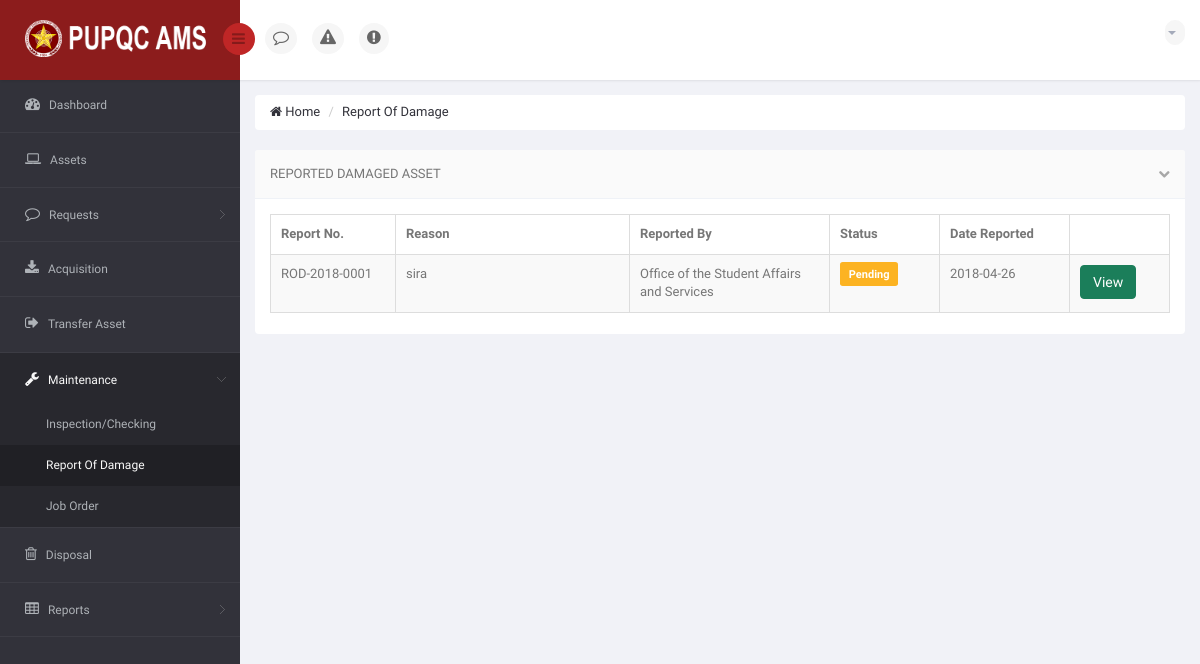
Page /DIR/PropertyOfficer/POMaintenanceReport.php (signed in) on the earlier database version.
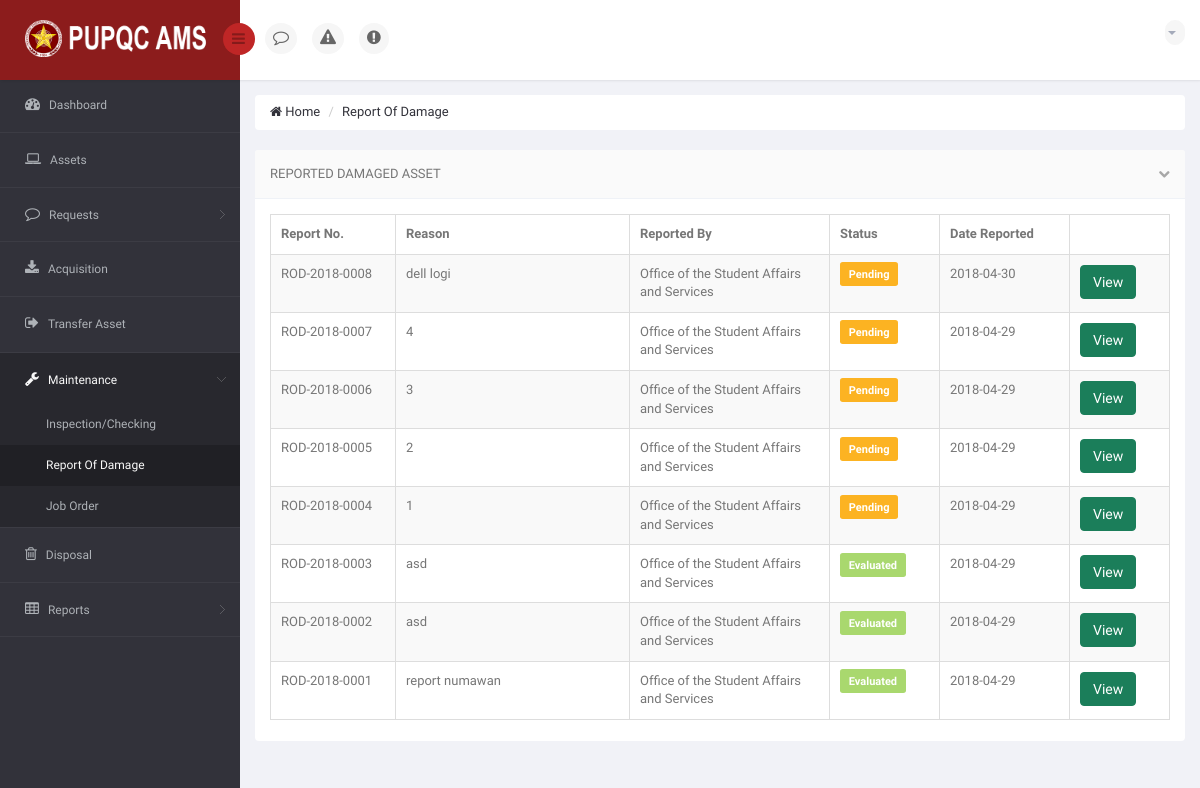
Same page on the later database version.
### tables this page shows
CREATE TABLE `ams_t_report_of_damage` (
  `ROD_ID` int(11) NOT NULL,
  `ROD_NO` varchar(15) NOT NULL,
  `ROD_REASON` varchar(350) NOT NULL,
  `ROD_DATE` date NOT NULL,
  `ROD_STATUS` varchar(25) NOT NULL DEFAULT 'Pending',
  `ROD_VIEW_BY_PO` int(11) NOT NULL DEFAULT '0',
  `ROD_VIEW_BY_USER` int(11) NOT NULL DEFAULT '0',
  `ROD_VIEW_CLICKED` int(11) NOT NULL DEFAULT '0',
  `ROD_VIEW_BY_USER_EVAL` int(11) NOT NULL DEFAULT '0',
  `ROD_REMARKS` varchar(350) DEFAULT NULL
);

### DIR/PropertyOfficer/POMaintenanceReport.php (the view, shortened to what the changed rows need)
<!DOCTYPE html>
<html lang="en">
<head>
    <link href="../../bs3/css/bootstrap.min.css" rel="stylesheet">
    <link href="../../css/bootstrap-reset.css" rel="stylesheet">
    <link href="../../font-awesome/css/font-awesome.css" rel="stylesheet" />
    <link href="../../js/advanced-datatable/css/demo_page.css" rel="stylesheet" />
    <link href="../../js/advanced-datatable/css/demo_table.css" rel="stylesheet" />
    <link rel="stylesheet" href="../../js/data-tables/DT_bootstrap.css" />
    <link href="../../css/style.css" rel="stylesheet">
    <link href="../../css/style-responsive.css" rel="stylesheet" />
    <link href="../../js/iCheck/skins/minimal/minimal.css" rel="stylesheet">
    <link href="../../js/iCheck/skins/minimal/red.css" rel="stylesheet">
    <link href="../../js/iCheck/skins/minimal/green.css" rel="stylesheet">
    <link href="../../js/iCheck/skins/minimal/blue.css" rel="stylesheet">
    <link href="../../js/iCheck/skins/minimal/yellow.css" rel="stylesheet">
    <link href="../../js/iCheck/skins/minimal/purple.css" rel="stylesheet">
    <link href="../../js/iCheck/skins/square/square.css" rel="stylesheet">
    <link href="../../js/iCheck/skins/square/red.css" rel="stylesheet">
    <link href="../../js/iCheck/skins/square/green.css" rel="stylesheet">
    <link href="../../js/iCheck/skins/square/blue.css" rel="stylesheet">
    <link href="../../js/iCheck/skins/square/yellow.css" rel="stylesheet">
    <link href="../../js/iCheck/skins/square/purple.css" rel="stylesheet">
    <link href="../../js/iCheck/skins/flat/grey.css" rel="stylesheet">
    <link href="../../js/iCheck/skins/flat/red.css" rel="stylesheet">
    <link href="../../js/iCheck/skins/flat/green.css" rel="stylesheet">
    <link href="../../js/iCheck/skins/flat/blue.css" rel="stylesheet">
    <link href="../../js/iCheck/skins/flat/yellow.css" rel="stylesheet">
    <link href="../../js/iCheck/skins/flat/purple.css" rel="stylesheet">
    <link rel="stylesheet" type="text/css" href="../../js/select2/select2.css" />
    <link rel="stylesheet" type="text/css" href="../../js/bootstrap-daterangepicker/daterangepicker-bs3.css" />
    <link rel="stylesheet" type="text/css" href="../../js/bootstrap-datetimepicker/css/datetimepicker.css" />
    <link rel="stylesheet" type="text/css" href="../../js/bootstrap-datepicker/css/datepicker.css" />
    <link href="../../js/plugins/sweetalert/sweetalert.css" type="text/css" rel="stylesheet" media="screen,projection">
</head>
<body>
<section id="container" >
                <?php
                    include('../Connection/db.php');
                  ?>
    <section id="main-content">
        <section class="wrapper">
            <div class="row">
                <div class="col-sm-12">
                    <section class="panel">
                        <div class="panel-body">
                            <div class="adv-table">
                                <table  class="display table table-bordered table-striped" id="dynamic-table">
                                    <thead>
                                        <tr>
                                            <th style="width: 125px;">Report No.</th>
                                            <th style="">Reason</th>
                                            <th style="width: 200px;">Reported By</th>
                                            <th style="width: 110px;">Status</th>
                                            <th style="width: 130px;">Date Reported</th>
                                            <th style="width: 100px;"></th>
                                        </tr>
                                    </thead>
                                    <tbody>
                                        <?php
                                            $sql = "SELECT ROD.ROD_ID, ROD.ROD_NO, ROD.ROD_REASON, ROD.ROD_STATUS, O.O_NAME, ROD.ROD_DATE, RODS.RODS_CANCEL_DATE FROM `ams_t_report_of_damage` AS ROD INNER JOIN `ams_t_report_of_damage_sub` AS RODS ON RODS.ROD_ID = ROD.ROD_ID INNER JOIN `ams_t_par_sub` AS PARS ON RODS.A_ID = PARS.A_ID INNER JOIN `ams_r_employee_profile` AS EP ON PARS.EP_ID = EP.EP_ID INNER JOIN `ams_r_office` AS O ON EP.O_ID = O.O_ID GROUP BY ROD.ROD_ID ORDER BY ROD.ROD_DATE DESC, ROD.ROD_ID DESC";
                                            $result = mysqli_query($connection, $sql) or die("Bad Query: $sql");
                                            while($row = mysqli_fetch_assoc($result))
                                            {
                                                $rodid = $row['ROD_ID'];
                                                $rodno = $row['ROD_NO'];
                                                $rodreason = $row['ROD_REASON'];
                                                $rodreportby = $row['O_NAME'];
                                                $rodstatus = $row['ROD_STATUS'];
                                                $roddate = $row['ROD_DATE'];
                                        ?>
                                        <tr class="gradeX">
                                            <td> <?php echo $rodno; ?> </td>
                                            <td> <?php echo $rodreason; ?> </td>
                                            <td> <?php echo $rodreportby; ?> </td>
                                            <?php
                                                if ($rodstatus == 'Pending')
                                                {
                                            ?>
                                            <td> <p class="label label-warning label-mini" style="font-size: 11px;"> <?php echo $rodstatus; ?> </p> </td>
                                            <?php
                                                }
                                                elseif ($rodstatus == 'Evaluated')
                                                {
                                            ?>
                                            <td> <p class="label label-success label-mini" style="font-size: 11px;"> <?php echo $rodstatus; ?> </p> </td>
                                            <?php
                                                }
                                            ?>
                                            <td> <?php echo $roddate; ?> </td>
                                            <td>
                                                <a href="POViewReportedDamage.php?passedrodid=<?php echo $rodid; ?>" class="btn btn-success">View</a>
                                            </td>
                                        </tr>
                                        <?php
                                            }
                                        ?>
                                    </tbody>
                                </table>
                            </div>
                        </div>
                    </section>
                </div>
            </div>
        </section>
    </section>
</section>
</body>
</html>

Differences in the rows shown:
added ams_t_report_of_damage: ROD_NO "ROD-2018-0008", ROD_REASON "dell logi", rodreportby "Office of the Student Affairs and Services", ROD_STATUS "Pending", ROD_DATE "2018-04-30"
added ams_t_report_of_damage: ROD_NO "ROD-2018-0007", ROD_REASON "4", rodreportby "Office of the Student Affairs and Services", ROD_STATUS "Pending", ROD_DATE "2018-04-29"
added ams_t_report_of_damage: ROD_NO "ROD-2018-0006", ROD_REASON "3", rodreportby "Office of the Student Affairs and Services", ROD_STATUS "Pending", ROD_DATE "2018-04-29"
added ams_t_report_of_damage: ROD_NO "ROD-2018-0005", ROD_REASON "2", rodreportby "Office of the Student Affairs and Services", ROD_STATUS "Pending", ROD_DATE "2018-04-29"
added ams_t_report_of_damage: ROD_NO "ROD-2018-0004", ROD_REASON "1", rodreportby "Office of the Student Affairs and Services", ROD_STATUS "Pending", ROD_DATE "2018-04-29"
added ams_t_report_of_damage: ROD_NO "ROD-2018-0003", ROD_REASON "asd", rodreportby "Office of the Student Affairs and Services", ROD_STATUS "Evaluated", ROD_DATE "2018-04-29"
added ams_t_report_of_damage: ROD_NO "ROD-2018-0002", ROD_REASON "asd", rodreportby "Office of the Student Affairs and Services", ROD_STATUS "Evaluated", ROD_DATE "2018-04-29"
changed ams_t_report_of_damage: ROD_REASON "sira" → "report numawan"; ROD_DATE "2018-04-26" → "2018-04-29"; ROD_STATUS "Pending" → "Evaluated"
